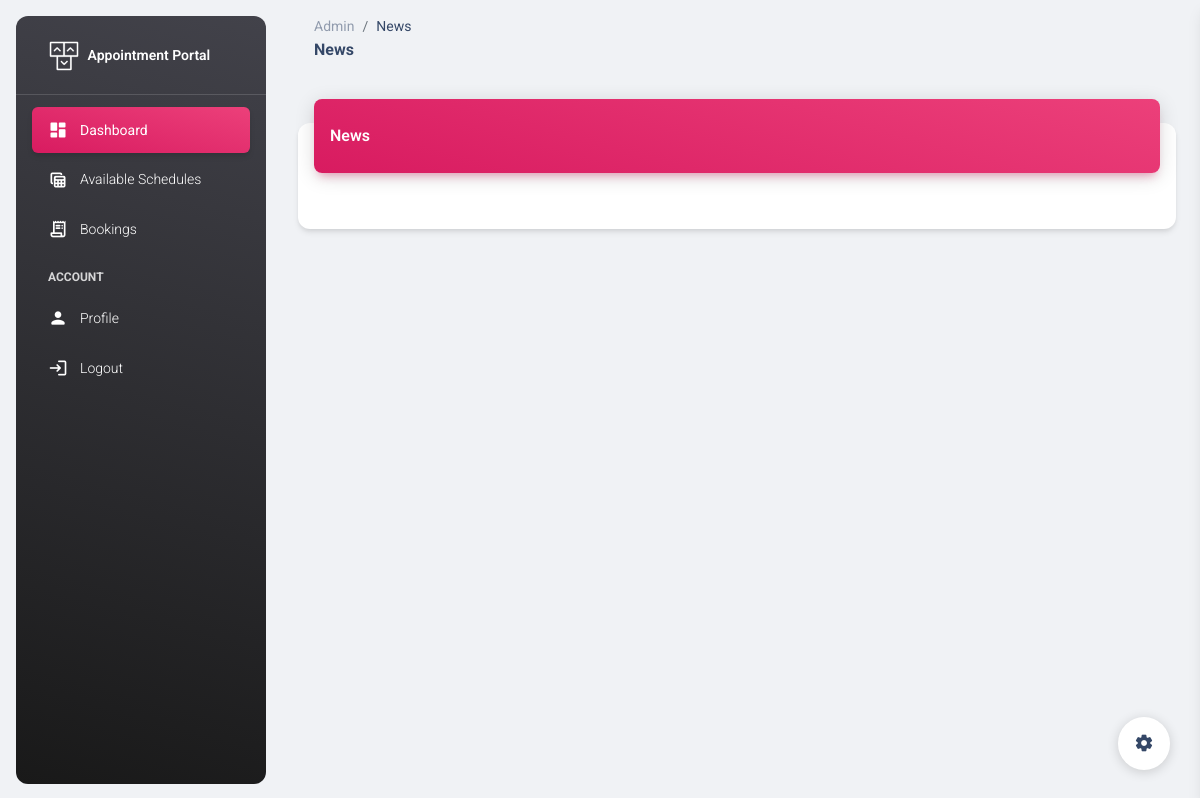
Page /guardian/news.php (signed in) on the earlier database version.
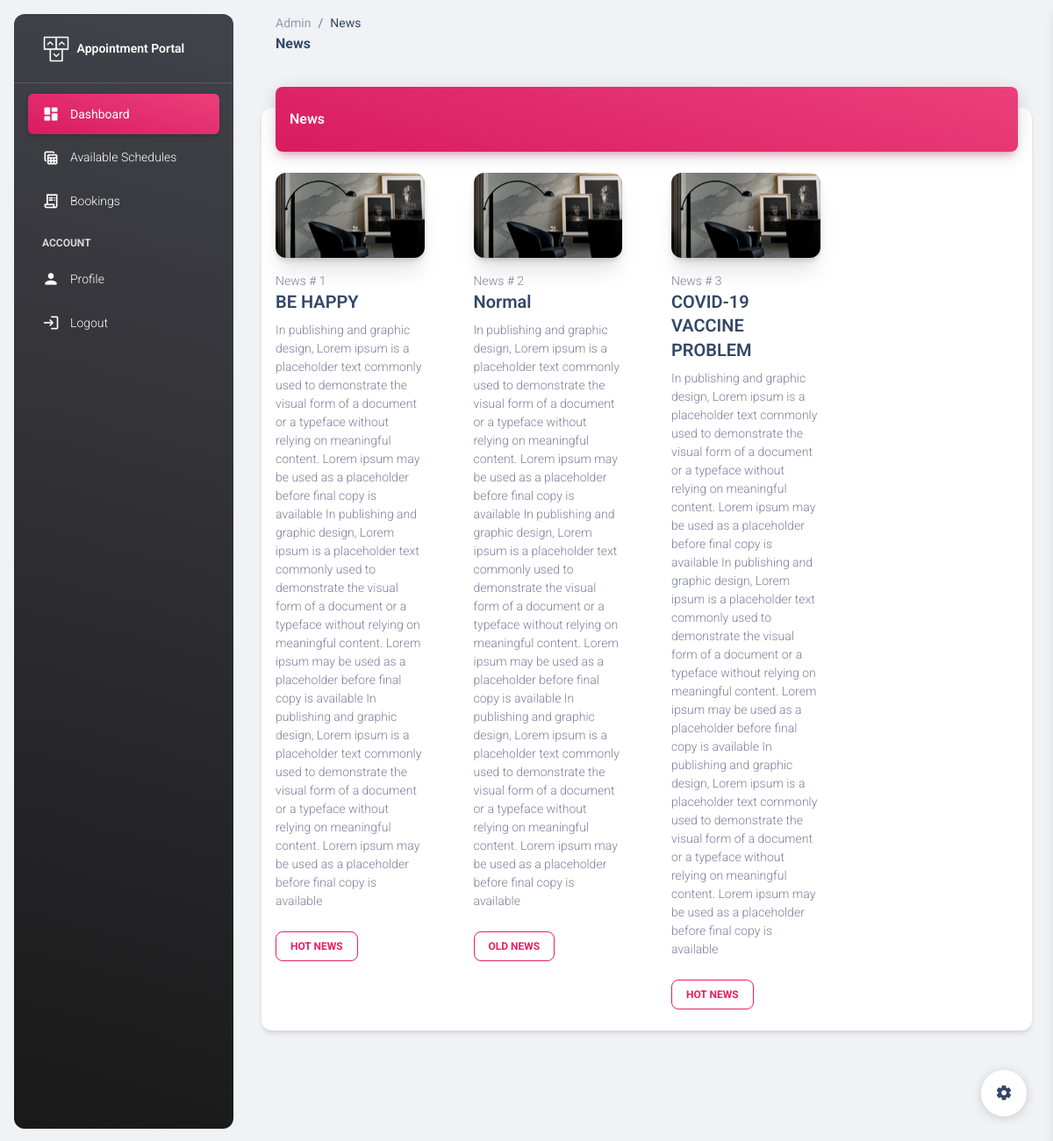
Same page on the later database version.
### tables this page shows
CREATE TABLE `news` (
  `n_id` int(11) NOT NULL,
  `title` varchar(255) NOT NULL,
  `description` text NOT NULL,
  `status` varchar(255) NOT NULL COMMENT '("new","hot","old")',
  `added_date` varchar(255) NOT NULL,
  `updated_date` varchar(255) DEFAULT NULL
);

### classes/dbAccess.php (called while the page is built, shortened)
<?php
class DbAccess  {
		var $servername = "localhost";
		var	$username   = "apkuser";
		var	$password   = "apk123";
		var	$database   = "schooldb";
		public function __construct()
		{
			$this->DBlink = mysqli_connect($this->servername,$this->username,$this->password,$this->database);
		}
}
?>

### classes/guardians.php (called while the page is built, shortened)
<?php
include_once("dbAccess.php");
class Guardians extends DbAccess {
	public function lastNews(){
		$query = "SELECT * FROM news ORDER BY added_date DESC LIMIT 10";
		$result = mysqli_query($this->DBlink,$query);
			if($result)
			{
				if(mysqli_num_rows($result) > 0)
				{
					while($row = mysqli_fetch_assoc($result))
					{
						$array[] = 	 $row;
	 				}
					return $array;
				}else{
					return false;
				}
			}
	}
}
?>

### guardian/news.php (the view, shortened to what this page needs)
<?php  include('../includes/inner-header.php');  ?>
<body class="g-sidenav-show  bg-gray-200">
<?php  include('../includes/gsidebar.php');
      include ('../classes/guardians.php');
$guardian = new Guardians();
$result = $guardian->lastNews();
 ?>
  <main class="main-content position-relative max-height-vh-100 h-100 border-radius-lg ">
    <nav class="navbar navbar-main navbar-expand-lg px-0 mx-4 shadow-none border-radius-xl" id="navbarBlur" navbar-scroll="true">
      <div class="container-fluid py-1 px-3">
        <nav aria-label="breadcrumb">
          <ol class="breadcrumb bg-transparent mb-0 pb-0 pt-1 px-0 me-sm-6 me-5">
            <li class="breadcrumb-item text-sm"><a class="opacity-5 text-dark" href="javascript:;">Admin  </a></li>
            <li class="breadcrumb-item text-sm text-dark active" aria-current="page">News</li>
          </ol>
          <h6 class="font-weight-bolder mb-0">News</h6>
        </nav>
      </div>
    </nav>
    <div class="container-fluid py-4">
      <div class="row">
        <div class="col-12">
          <div class="card my-4">
            <div class="card-header p-0 position-relative mt-n4 mx-3 z-index-2">
              <div class="bg-gradient-primary shadow-primary border-radius-lg pt-4 pb-3">
                <h6 class="text-white text-capitalize ps-3">News </h6>
              </div>
            </div>
            <div class="card-body px-0 pb-2">
              <div class="col-12 mt-4">
                <div class="row">
                <?php if($result)
                        { $hit = 0;
                          foreach ($result as $row ) {
                            $hit++;
                ?>
                  <div class="col-xl-3 col-md-6 mb-xl-0 mb-4">
                    <div class="card card-blog card-plain">
                      <div class="card-header p-0 mt-n4 mx-3">
                        <a class="d-block shadow-xl border-radius-xl">
                          <img src="../assets/img/home-decor-1.jpg" alt="img-blur-shadow" class="img-fluid shadow border-radius-xl">
                        </a>
                      </div>
                      <div class="card-body p-3">
                        <p class="mb-0 text-sm">News # <?php echo $hit;?></p>
                        <a href="javascript:;">
                          <h5>
                            <?php echo $row['title']; ?>
                          </h5>
                        </a>
                        <p class="mb-4 text-sm">
                         <?php echo $row['description']; ?>
                        </p>
                         <div class="d-flex align-items-center justify-content-between">
                            <button type="button" class="btn btn-outline-primary btn-sm mb-0">  <?php echo $row['status']." News"; ?></button>
                        </div>
                      </div>
                    </div>
                  </div>
                   <?php  } ?>
                  <?php }?>
                </div>
              </div>
            </div>
          </div>
        </div>
      </div>
<?php  include('../includes/inner-footer.php');  ?>

Differences in the rows shown:
added news: title "BE HAPPY", description "In publishing and graphic design, Lorem ipsum is a placeholder text commonly used to demonstrate the visual form of a document or a typeface without relying on meaningful content. Lorem ipsum may be used as a placeholder before final copy is available In publishing and graphic design, Lorem ipsum is a placeholder text commonly used to demonstrate the visual form of a document or a typeface without relying on meaningful content. Lorem ipsum may be used as a placeholder before final copy is available In publishing and graphic design, Lorem ipsum is a placeholder text commonly used to demonstrate the visual form of a document or a typeface without relying on meaningful content. Lorem ipsum may…", status "HOT"
added news: title "Normal", description "In publishing and graphic design, Lorem ipsum is a placeholder text commonly used to demonstrate the visual form of a document or a typeface without relying on meaningful content. Lorem ipsum may be used as a placeholder before final copy is available In publishing and graphic design, Lorem ipsum is a placeholder text commonly used to demonstrate the visual form of a document or a typeface without relying on meaningful content. Lorem ipsum may be used as a placeholder before final copy is available In publishing and graphic design, Lorem ipsum is a placeholder text commonly used to demonstrate the visual form of a document or a typeface without relying on meaningful content. Lorem ipsum may…", status "OLD"
added news: title "COVID-19 VACCINE PROBLEM", description "In publishing and graphic design, Lorem ipsum is a placeholder text commonly used to demonstrate the visual form of a document or a typeface without relying on meaningful content. Lorem ipsum may be used as a placeholder before final copy is available In publishing and graphic design, Lorem ipsum is a placeholder text commonly used to demonstrate the visual form of a document or a typeface without relying on meaningful content. Lorem ipsum may be used as a placeholder before final copy is available In publishing and graphic design, Lorem ipsum is a placeholder text commonly used to demonstrate the visual form of a document or a typeface without relying on meaningful content. Lorem ipsum may…", status "HOT"
